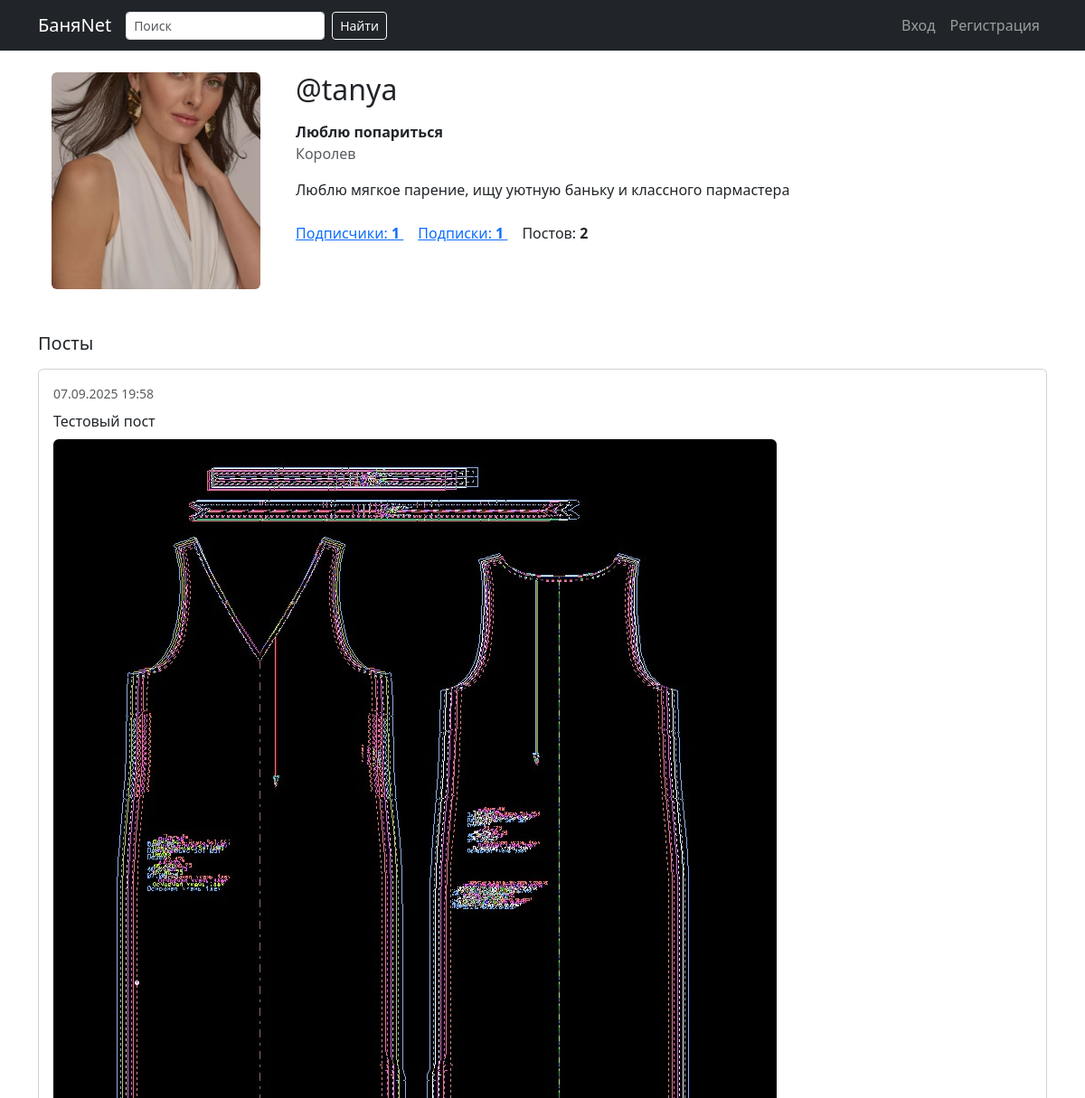
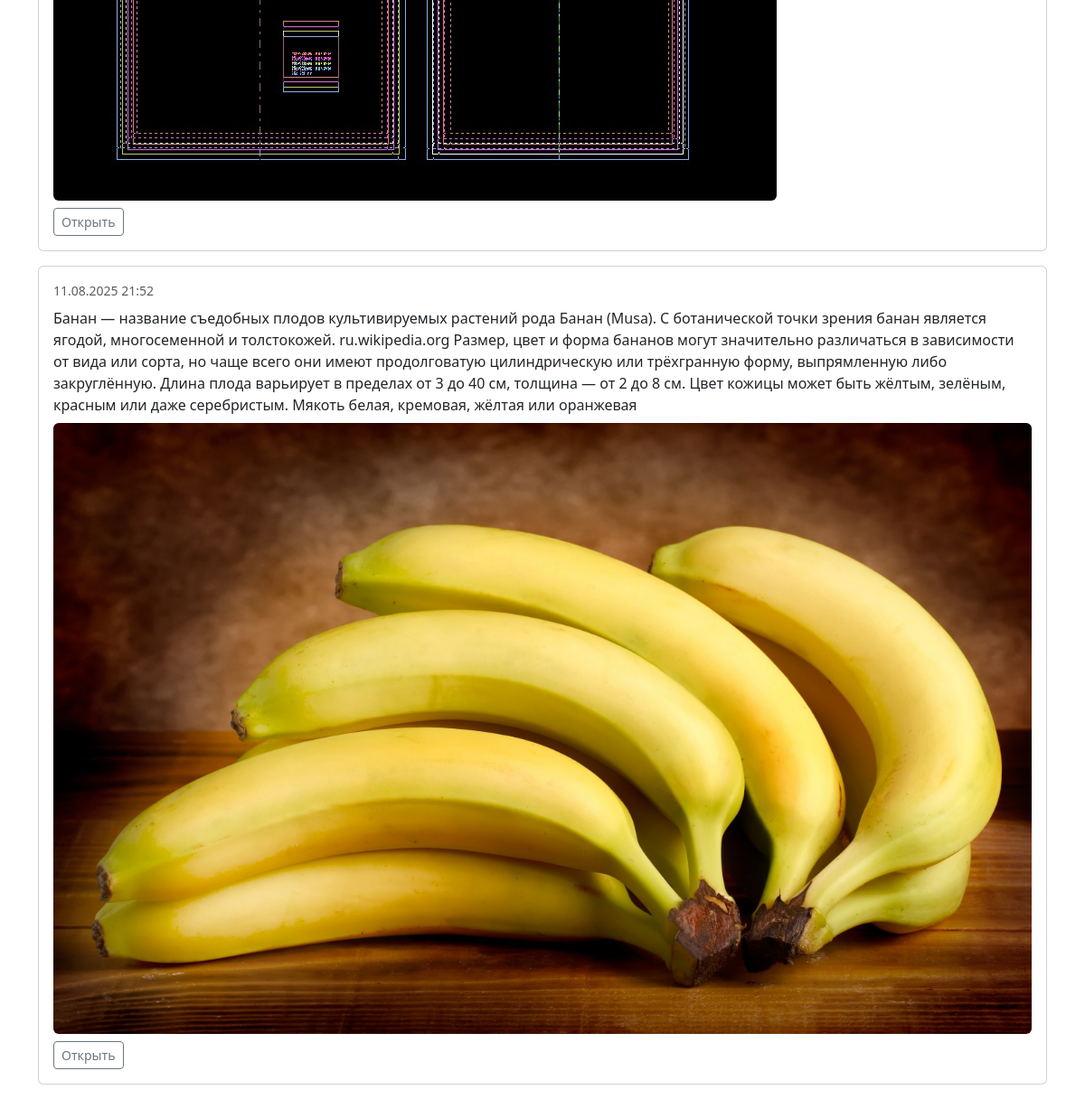
Page /accounts/u/tanya/ on the committed database (2 pictures, top to bottom).
### accounts/models.py (models this page shows, shortened)
class User(AbstractUser):
    class Roles(models.TextChoices):
        PROVIDER   = "provider",   "Банные услуги"
        BUILDER    = "builder",    "Строительство бань"
        SELLER     = "seller",     "Продажа товаров"
        ENTHUSIAST = "enthusiast", "Люблю попариться"
    avatar = models.ImageField(
        upload_to="avatars/", blank=True, null=True, verbose_name="Фотография (аватар)"
    )
    bio = models.TextField(
        blank=True, max_length=500, verbose_name="О себе"
    )
    role = models.CharField(
        max_length=20, choices=Roles.choices, blank=True, verbose_name="Тип пользователя"
    )
    city = models.CharField(
        max_length=100, blank=True, verbose_name="Город"
    )
    services = models.ManyToManyField(
        "ServiceTag", blank=True, related_name="users", verbose_name="Специализации"
    )
    class Meta:
        verbose_name = "Пользователь"
        verbose_name_plural = "Пользователи"

### network/models.py (models this page shows, shortened)
class Post(models.Model):
    author = models.ForeignKey(settings.AUTH_USER_MODEL, on_delete=models.CASCADE, related_name='posts')
    text = models.CharField(max_length=1000)
    image = models.ImageField(upload_to='posts/', blank=True, null=True)
    created_at = models.DateTimeField(auto_now_add=True)
    class Meta:
        ordering = ['-created_at']

### accounts/views.py (the view)
# urls.py: path('u/<str:username>/', views.profile, name='profile'),
def profile(request, username: str):
    profile_user = get_object_or_404(User, username=username)
    posts = (
        Post.objects
        .filter(author=profile_user)
        .select_related('author')
        .prefetch_related('likes', 'comments')
        .all()
    )
    stats = {
        'followers_count': Follow.objects.filter(following=profile_user).count(),
        'following_count': Follow.objects.filter(follower=profile_user).count(),
        'posts_count': posts.count(),
    }
    is_following = False
    if request.user.is_authenticated and request.user != profile_user:
        is_following = Follow.objects.filter(
            follower=request.user, following=profile_user
        ).exists()
    role_labels = {
        'provider': 'Банные услуги',
        'builder': 'Строительство бань',
        'seller': 'Продажа товаров',
        'enthusiast': 'Люблю попариться',
        '': '',
        None: '',
    }
    role_label = role_labels.get(profile_user.role, '')
    provider_codes = {'steam_master', 'massage', 'rent_bath'}
    builder_codes  = {'build', 'consult_build'}
    seller_codes   = {'brooms', 'clothes', 'accessories', 'cosmetics'}
    role_to_codes = {
        'provider': provider_codes,
        'builder': builder_codes,
        'seller': seller_codes,
    }
    allowed_codes = role_to_codes.get(profile_user.role, set())
    if allowed_codes:
        services_for_role = (
            profile_user.services
            .filter(code__in=allowed_codes)
            .order_by('title')
        )
    else:
        services_for_role = profile_user.services.none()
    return render(request, 'profile.html', {
        'profile_user': profile_user,
        'posts': posts,
        'stats': stats,
        'is_following': is_following,
        'role_label': role_label,                     # <-- добавили
        'services_for_role': services_for_role,       # <-- добавили
    })

### messaging/context_processors.py (called while the page is built, shortened)
def unread_messages(request):
    if not request.user.is_authenticated:
        return {}

### notify/context_processors.py (called while the page is built)
def unread_notifications(request):
    if not request.user.is_authenticated:
        return {}
    return {
        'notify_unread': request.user.notifications.filter(is_read=False).count()
    }

### templates/profile.html (shortened to what this page needs)
{% extends "base.html" %}
{% block content %}
<div class="row mb-4">
  <div class="col-md-3 text-center mb-3">
    {% if profile_user.avatar %}
      <img src="{{ profile_user.avatar.url }}"
           alt="avatar"
           class="img-fluid rounded mb-2"
           style="max-height: 240px; object-fit: cover;">
    {% else %}
      <div class="bg-light border rounded d-flex align-items-center justify-content-center"
           style="height: 240px;">
        Нет аватара
      </div>
    {% endif %}
  </div>
  <div class="col-md-9">
    <div class="d-flex justify-content-between align-items-center mb-3">
      <div class="d-flex align-items-center gap-2">
        <h2 class="mb-0">@{{ profile_user.username }}</h2>
      </div>
    </div>
    <div class="mb-3">
      {% if role_label %}
        <div>
          <strong>{{ role_label }}</strong>
        </div>
      {% endif %}
      {% if profile_user.city %}
        <div class="text-muted">{{ profile_user.city }}</div>
      {% endif %}
    </div>
    {% if profile_user.bio %}
      <div class="mb-4">
        {{ profile_user.bio|linebreaksbr }}
      </div>
    {% else %}
      <div class="mb-4"></div>
    {% endif %}
    <div class="mb-4">
      <a href="{% url 'followers_list' profile_user.username %}" class="me-3">
        Подписчики: <strong>{{ stats.followers_count }}</strong>
      </a>
      <a href="{% url 'following_list' profile_user.username %}" class="me-3">
        Подписки: <strong>{{ stats.following_count }}</strong>
      </a>
      <span>Постов: <strong>{{ stats.posts_count }}</strong></span>
    </div>
  </div>
</div>
<h5 class="mb-3">Посты</h5>
{% for p in posts %}
  <div class="card mb-3">
    <div class="card-body">
      <div class="d-flex justify-content-between mb-2">
        <small class="text-muted">{{ p.created_at|date:"d.m.Y H:i" }}</small>
      </div>
      <p class="mb-2">{{ p.text }}</p>
      {% if p.image %}
        <img src="{{ p.image.url }}" class="img-fluid rounded" alt="">
      {% endif %}
      <div class="mt-2">
        <a class="btn btn-sm btn-outline-secondary" href="{% url 'post_detail' p.pk %}">Открыть</a>
      </div>
    </div>
  </div>
{% empty %}
  <div class="text-muted">Постов пока нет.</div>
{% endfor %}
{% endblock %}

### rows in the picture
User: avatar (picture), username "tanya", city "Королев", bio "Люблю мягкое парение, ищу уютную баньку и классного пармастера"
Post: created_at "07.09.2025 19:58", text "Тестовый пост", image (picture)
Post: created_at "11.08.2025 21:52", text "Банан — название съедобных плодов культивируемых растений рода Банан (Musa). С ботанической точки зрения банан является ягодой, многосеменной и толстокожей. ru.wikipedia.org Размер, цвет и форма бананов могут значительно различаться в зависимости от вида или сорта, но чаще всего они имеют продолговатую цилиндрическую или трёхгранную форму, выпрямленную либо закруглённую. Длина плода варьирует в пределах от 3 до 40 см, толщина — от 2 до 8 см. Цвет кожицы может быть жёлтым, зелёным, красным или даже серебристым. Мякоть белая, кремовая, жёлтая или оранжевая", image (picture)

### other values in the picture
{{ role_label }} "Люблю попариться"
{{ stats.followers_count }} "1"
{{ stats.following_count }} "1"
{{ stats.posts_count }} "2"
